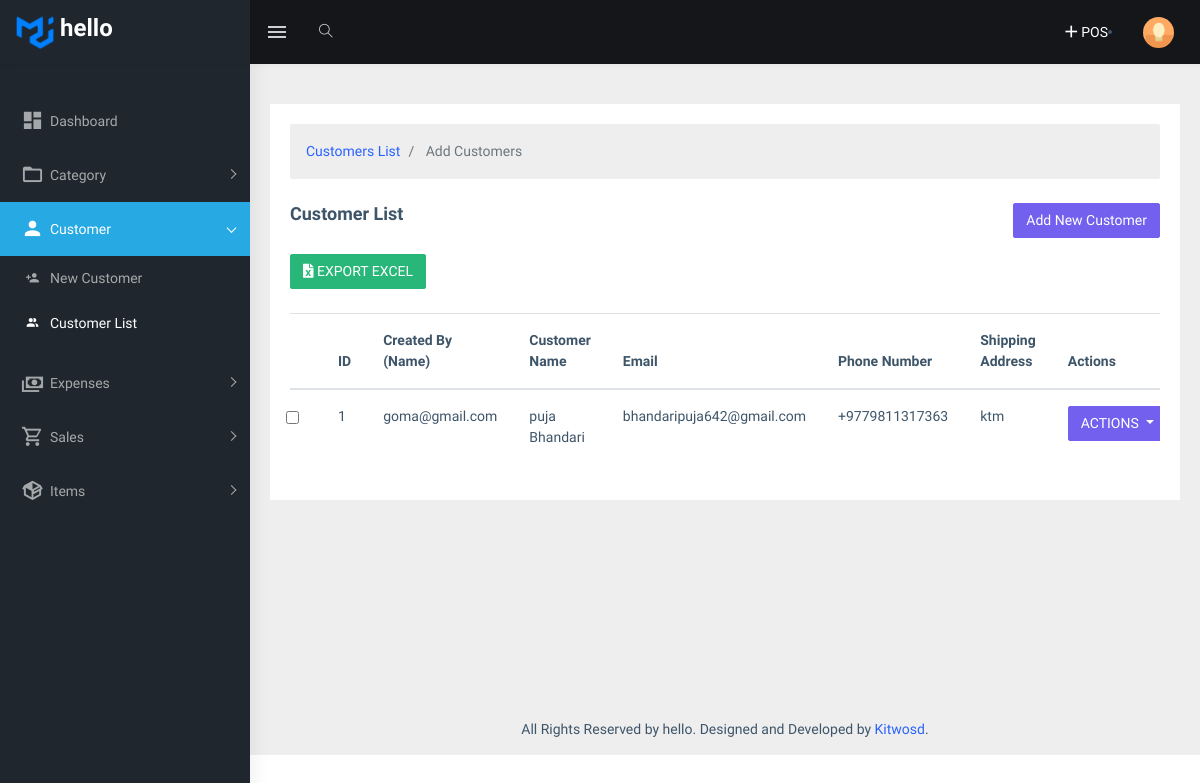
The app's page /customers/ with its own data.
### app/frontend/models.py (models this page shows, shortened)
class OrganizationSetting(models.Model):
    company_name = models.CharField(max_length=255, unique=True)
    logo = models.ImageField(upload_to='organization_logos/', blank=False, null=False)
    phone = models.IntegerField(blank=True, null=True)
    telephone = models.CharField(max_length=20, blank=True, null=True)
    location = models.CharField(max_length=255, blank=True, null=True)
    pan_vat = models.CharField(max_length=100, blank=True, null=True)
    email = models.EmailField(max_length=255, blank=True, null=True)

class Customer(models.Model):
    name = models.CharField(max_length=255)
    phone_number = PhoneNumberField(region='NP', null=True)
    email = models.EmailField(unique=True, blank=True, null=True)
    shipping_address = models.TextField(blank=True, null=True)
    created_at = models.DateTimeField(_('created at'), auto_now_add=True)
    updated_at = models.DateTimeField(_('updated at'), auto_now=True)
    created_by = models.ForeignKey(User, related_name='customers_created', on_delete=models.CASCADE)

### app/account/models.py (models this page shows)
class User(AbstractUser):
    email = models.EmailField(unique=True)
    fullname = models.CharField(max_length=255)
    is_admin = models.BooleanField(default=False)
    is_staff = models.BooleanField(default=False)
    is_editor = models.BooleanField(default=False)  # Add this field for editors
    phone_no = models.CharField(max_length=15, blank=True, null=True)
    address = models.TextField(blank=True, null=True)
    image = models.ImageField(upload_to='profile_images/', blank=True, null=True)
    USERNAME_FIELD = 'email'
    REQUIRED_FIELDS = ['username', 'fullname']
    groups = models.ManyToManyField(Group, related_name='custom_user_set', blank=True)
    user_permissions = models.ManyToManyField(Permission, related_name='custom_user_set', blank=True)

### app/frontend/views.py (the view)
# urls.py: path('customers/', views.customer_list, name='customers_list'),
def customer_list(request):
    customers = Customer.objects.all()
    paginator = Paginator(customers, 15)
    page_number = request.GET.get('page')
    page_obj = paginator.get_page(page_number)
    return render(request, 'customer/customer_list.html', {
        'page_obj': page_obj,
        'customers': page_obj,
        'is_paginated': page_obj.has_other_pages(),
    })

### app/frontend/context_processors.py (called while the page is built)
def organization_settings(request):
    organization = OrganizationSetting.objects.first()  # Get the first organization settings
    return {'organization': organization}

### templates/customer/customer_list.html (shortened to what this page needs)
{% extends 'base.html' %}
{% load static %}
{% block content %}
<div class="container-fluid">
    <div class="row">
        <div class="col-md-12">
            <div class="card">
                <div class="card-body">
                    <nav aria-label="breadcrumb" class="mb-4">
                        <ol class="breadcrumb">
                            <li class="breadcrumb-item"><a href="#" class="text-decoration-none">Customers List</a></li>
                            <li class="breadcrumb-item active"> Add Customers </li>
                        </ol>
                    </nav>
                    <div class="d-flex justify-content-between mb-3">
                        <h4>Customer List</h4>
                        <a href="{% url 'frontend:add_customer' %}" class="btn btn-primary">Add New Customer</a>
                    </div>
                    <div class="mb-4">
                        <a href="{% url 'frontend:export_customers_excel' %}" class="btn btn-success me-2">
                            <i class="fas fa-file-excel"></i> EXPORT EXCEL
                        </a>
                    </div>
                    <div class="table-responsive">
                        <table class="table table-hover">
                            <thead>
                                <tr>
                                    <th class="text-center">
                                    </th>
                                    <th><strong>ID</strong></th>
                                    <th><strong>Created By (Name)</strong></th>
                                    <th><strong>Customer Name</strong></th>
                                    <th><strong>Email</strong></th>
                                    <th><strong>Phone Number</strong></th>
                                    <th><strong>Shipping Address</strong></th>
                                    <th><strong>Actions</strong></th>
                                </tr>
                            </thead>
                            <tbody>
                                {% for customer in customers %}
                                <tr>
                                    <td class="text-center">
                                        <input type="checkbox" class="form-check-input" name="selected_customers" value="{{ customer.id }}">
                                    </td>
                                    <td>{{ forloop.counter|add:page_obj.start_index|add:"-1" }}</td>
                                    <td>{{ customer.created_by }}</td>
                                    <td>{{ customer.name }}</td>
                                    <td>{{ customer.email }}</td>
                                    <td>{{ customer.phone_number }}</td>
                                    <td>{{ customer.shipping_address }}</td>
                                    <td>
                                        <div class="dropdown">
                                            <button class="btn btn-primary dropdown-toggle" type="button" data-bs-toggle="dropdown" aria-expanded="false">
                                                ACTIONS
                                            </button>
                                        </div>
                                    </td>
                                </tr>
                                {% empty %}
                                <tr>
                                    <td colspan="8" class="text-center text-muted">No customers found.</td>
                                </tr>
                                {% endfor %}
                            </tbody>
                        </table>
                    </div>
                </div>
            </div>
        </div>
    </div>
</div>
{% endblock %}

### templates/base.html (shortened to what this page needs)
<!DOCTYPE html>
{% load static %}
<html dir="ltr" lang="en">
<head>
    <link href="{% static 'assets/libs/flot/css/float-chart.css' %}" rel="stylesheet">
    <link href="{% static 'assets/css/style.min.css' %}" rel="stylesheet">
    <link rel="stylesheet" href="https://cdn.jsdelivr.net/npm/@mdi/font/css/materialdesignicons.min.css">
</head>
<body>
    <div id="main-wrapper">
        <header class="topbar" data-navbarbg="skin5">
            <nav class="navbar top-navbar navbar-expand-md navbar-dark">
                <div class="navbar-header" data-logobg="skin5">
                    <a class="navbar-brand" href="{% url 'frontend:index' %}">
                        {% if organization.logo %}
                            <img src="{{ organization.logo.url }}" alt="logo" style="max-height: 50px; width: auto;">
                        {% endif %}
                        <h3>{{ organization.company_name }}</h3>
                    </a>
                </div>
                <div class="navbar-collapse collapse" id="navbarSupportedContent" data-navbarbg="skin5">
                    <ul class="navbar-nav float-left mr-auto">
                        <li class="nav-item d-none d-md-block"><a class="nav-link sidebartoggler waves-effect waves-light" href="javascript:void(0)" data-sidebartype="mini-sidebar"><i class="mdi mdi-menu font-24"></i></a></li>
                        <li class="nav-item search-box"> <a class="nav-link waves-effect waves-dark" href="javascript:void(0)"><i class="ti-search"></i></a>
                        </li>
                    </ul>
                    <a href="{% url 'frontend:pos_page' %}" class="text-decoration-none">
                        <div class="d-flex align-items-center">
                            <i class="mdi mdi-plus text-white" style="font-size: 20px;"></i>
                            <span class="ms-2 text-white fw-bold d-none d-sm-inline">POS</span>
                        </div>
                    </a>
                    <li class="nav-item dropdown">
                        <a class="nav-link dropdown-toggle text-muted waves-effect waves-dark pro-pic" href="" data-toggle="dropdown" aria-haspopup="true" aria-expanded="false"><img src="{% static 'assets/images/users/1.jpg' %}" alt="user" class="rounded-circle" width="31"></a>
                    </li>
                </div>
            </nav>
        </header>
        <aside class="left-sidebar" data-sidebarbg="skin5">
            <div class="scroll-sidebar">
                <nav class="sidebar-nav">
                    <ul id="sidebarnav" class="p-t-30">
                        <li class="sidebar-item"> <a class="sidebar-link waves-effect waves-dark sidebar-link" href="{% url 'frontend:index' %}" aria-expanded="false"><i class="mdi mdi-view-dashboard"></i><span class="hide-menu">Dashboard</span></a></li>
                        <li class="sidebar-item">
                            <a class="sidebar-link has-arrow waves-effect waves-dark" href="javascript:void(0)" aria-expanded="false">
                                <i class="mdi mdi-folder-outline"></i><span class="hide-menu">Category</span>
                            </a>
                        </li>
                        <li class="sidebar-item"> <a class="sidebar-link has-arrow waves-effect waves-dark" href="javascript:void(0)" aria-expanded="false"><i class="mdi mdi-account"></i><span class="hide-menu">Customer </span></a>
                            <ul aria-expanded="false" class="collapse  first-level">
                                <li class="sidebar-item">
                                    <a href="{% url 'frontend:add_customer' %}" class="sidebar-link">
                                        <i class="mdi mdi-account-plus"></i>
                                        <span class="hide-menu"> New Customer </span>
                                    </a>
                                </li>
                                <li class="sidebar-item">
                                    <a href="{% url 'frontend:customers_list' %}" class="sidebar-link">
                                        <i class="mdi mdi-account-multiple"></i>
                                        <span class="hide-menu"> Customer List </span>
                                    </a>
                                </li>
                            </ul>
                        </li>
                        <li class="sidebar-item">
                            <a class="sidebar-link has-arrow waves-effect waves-dark" href="javascript:void(0)" aria-expanded="false">
                                <i class="mdi mdi-cash-multiple"></i><span class="hide-menu">Expenses</span>
                            </a>
                        </li>
                        <li class="sidebar-item">
                            <a class="sidebar-link has-arrow waves-effect waves-dark" href="javascript:void(0)" aria-expanded="false">
                                <i class="mdi mdi-cart-outline"></i><span class="hide-menu">Sales</span>
                            </a>
                        </li>
                        <li class="sidebar-item">
                            <a class="sidebar-link has-arrow waves-effect waves-dark" href="javascript:void(0)" aria-expanded="false">
                                <i class="mdi mdi-package-variant"></i><span class="hide-menu">Items </span>
                            </a>
                        </li>
                    </ul>
                </nav>
            </div>
        </aside>
        <div class="page-wrapper">
             <div class="page-breadcrumb">
            </div>
            {% block content%}
            {% endblock %}
            <footer class="footer text-center">
                All Rights Reserved by {{ organization.company_name }}. Designed and Developed by <a href="https://www.kitwosd.com/">Kitwosd</a>.
         </footer>
        </div>
    </body>
    </html>

### records on screen
OrganizationSetting: logo (picture), company_name "hello"
Customer: created_by "goma@gmail.com", name "puja Bhandari", email "bhandaripuja642@gmail.com", phone_number "+9779811317363", shipping_address "ktm"
